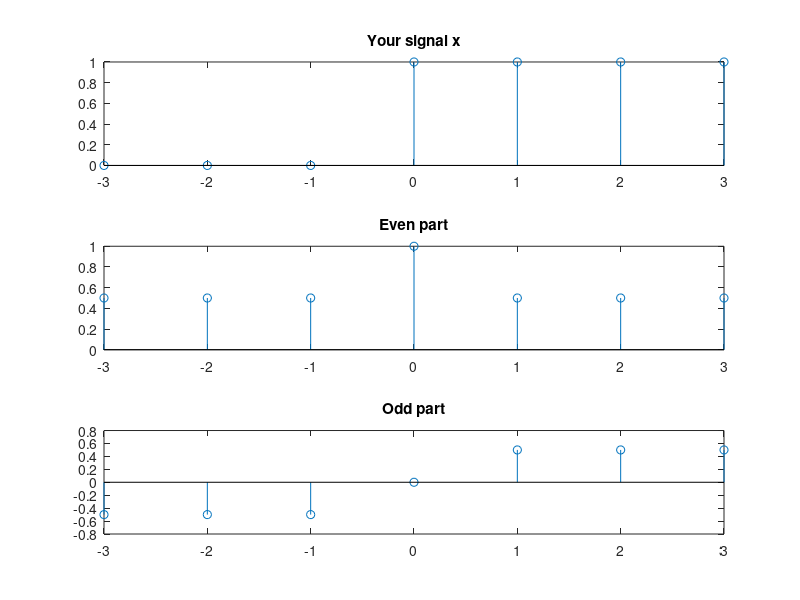

MATLAB code to generate this figure:

t=-3:1:3;
x=[0 0 0 1 1 1 1];

xmt=[fliplr(x(t>=0)) fliplr(x(t<0))];

xe=0.5*(xmt+x);
xo=0.5*(x-xmt);

subplot(3,1,1);
stem(t,x);
title('Your signal x')
subplot(3,1,2);
stem(t,xe);
title('Even part')
subplot(3,1,3);
stem(t,xo);
title('Odd part')